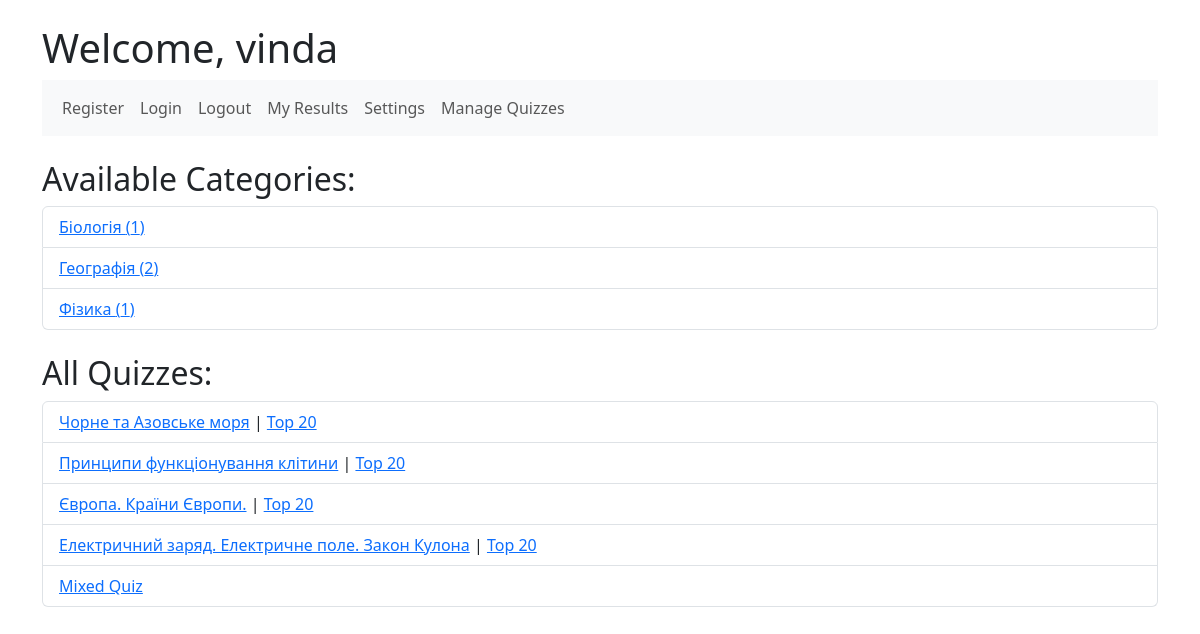
/ (signed in), run on the app's committed database.
### quiz/models.py (models this page shows, shortened)
class Quiz(models.Model):
    name = models.CharField(max_length=200)  # Поле для назви вікторини, обмежене до 200 символів.
    description = models.TextField()  # Поле для опису вікторини.
    category = models.CharField(max_length=50)  # Поле для категорії вікторини, обмежене до 50 символів.

### quiz/views.py (the view)
# urls.py: path('', views.home, name='home'),
@login_required
def home(request):
    quizzes = Quiz.objects.all()  # Отримуємо всі доступні квізи
    categories = Quiz.objects.values('category').annotate(count=Count('id')).order_by('category')  # Групуємо квізи за категоріями
    return render(request, 'quiz/home.html', {'quizzes': quizzes, 'categories': categories})  # Рендеримо шаблон домашньої сторінки

### quiz/templates/quiz/home.html (shortened to what this page needs)
<!DOCTYPE html>
<html lang="en">
<head>
    <link href="https://cdn.jsdelivr.net/npm/bootstrap@5.3.0-alpha1/dist/css/bootstrap.min.css" rel="stylesheet">
</head>
<body>
<div class="container mt-4">
    <h1>Welcome, {{ user.username }}</h1>
    <nav class="navbar navbar-expand-lg navbar-light bg-light mb-4">
        <div class="container-fluid">
            <ul class="navbar-nav">
                <li class="nav-item">
                    <a class="nav-link" href="{% url 'register' %}">Register</a>
                </li>
                <li class="nav-item">
                    <a class="nav-link" href="{% url 'login' %}">Login</a>
                </li>
                <li class="nav-item">
                    <a class="nav-link" href="{% url 'logout' %}">Logout</a>
                </li>
                <li class="nav-item">
                    <a class="nav-link" href="{% url 'user_results' %}">My Results</a>
                </li>
                <li class="nav-item">
                    <a class="nav-link" href="{% url 'settings' %}">Settings</a>
                </li>
                <li class="nav-item">
                    <a class="nav-link" href="{% url 'manage_quizzes' %}">Manage Quizzes</a>
                </li>
            </ul>
        </div>
    </nav>
    <h2>Available Categories:</h2>
    <ul class="list-group mb-4">
        {% for category in categories %}
            <li class="list-group-item">
                <a href="{% url 'quizzes_by_category' category.category %}">
                    {{ category.category }} ({{ category.count }})
                </a>
            </li>
        {% endfor %}
    </ul>
    <h2>All Quizzes:</h2>
    <ul class="list-group">
        {% for quiz in quizzes %}
            <li class="list-group-item">
                <a href="{% url 'start_quiz' quiz.id %}">{{ quiz.name }}</a> |
                <a href="{% url 'top20' quiz.id %}">Top 20</a>
            </li>
        {% endfor %}
        <li class="list-group-item">
            <a href="{% url 'start_mixed_quiz' %}">Mixed Quiz</a>
        </li>
    </ul>
</div>
</body>
</html>

### data on the page
Quiz: name "Чорне та Азовське моря"
Quiz: name "Принципи функціонування клітини"
Quiz: name "Європа. Країни Європи."
Quiz: name "Електричний заряд. Електричне поле. Закон Кулона"

### other printed values
{{ user.username }} "vinda"
{{ category.category }} "Біологія" "Географія" "Фізика"
{{ category.count }} "1" "2" "1"
